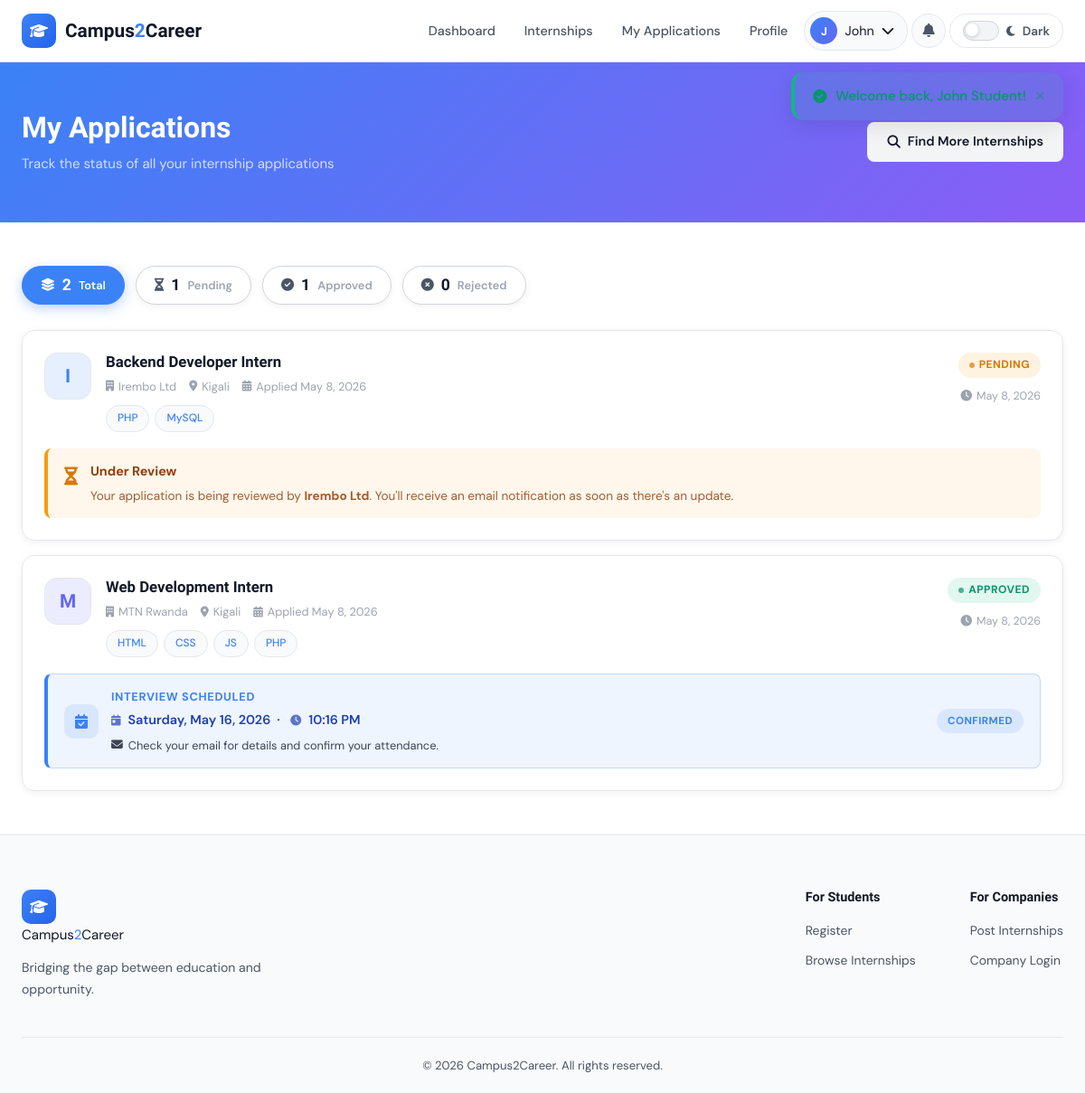
/views/student/applications.php (signed in), run on the app's committed database.
### tables this page shows
CREATE TABLE `applications` (
  `application_id` int(11) NOT NULL,
  `student_id` int(11) DEFAULT NULL,
  `internship_id` int(11) DEFAULT NULL,
  `status` enum('pending','approved','rejected') DEFAULT 'pending',
  `interview_date` datetime DEFAULT NULL,
  `interview_location` varchar(255) DEFAULT NULL,
  `interview_notes` text DEFAULT NULL,
  `applied_at` timestamp NOT NULL DEFAULT current_timestamp()
);

CREATE TABLE `companies` (
  `company_id` int(11) NOT NULL,
  `user_id` int(11) DEFAULT NULL,
  `company_name` varchar(100) DEFAULT NULL,
  `location` varchar(100) DEFAULT NULL,
  `description` longtext DEFAULT NULL,
  `website` varchar(255) DEFAULT NULL
);

CREATE TABLE `internships` (
  `internship_id` int(11) NOT NULL,
  `company_id` int(11) DEFAULT NULL,
  `title` varchar(150) NOT NULL,
  `description` longtext DEFAULT NULL,
  `responsibilities` longtext DEFAULT NULL,
  `expectations` longtext DEFAULT NULL,
  `internship_location` varchar(160) DEFAULT NULL,
  `requirements` longtext DEFAULT NULL,
  `created_at` timestamp NOT NULL DEFAULT current_timestamp()
);

### views/student/applications.php (the view, shortened to what this page needs)
<?php
$pdo        = getDBConnection();
$student_id = $_SESSION['role_id'];
$filterStatus = $_GET['status'] ?? 'all';
$params       = [$student_id];
$where        = "WHERE a.student_id = ?";
$stmt = $pdo->prepare("
    SELECT a.*, i.title, i.requirements, i.description,
           c.company_name, c.location
    FROM applications a
    JOIN internships i  ON i.internship_id  = a.internship_id
    JOIN companies  c  ON c.company_id      = i.company_id
    $where
    ORDER BY a.applied_at DESC
");
$stmt->execute($params);
$applications = $stmt->fetchAll();
$counts = $pdo->prepare(
    "SELECT status, COUNT(*) AS cnt FROM applications WHERE student_id = ? GROUP BY status"
);
$counts->execute([$student_id]);
$statusCounts = array_column($counts->fetchAll(), 'cnt', 'status');
$totalCount   = array_sum($statusCounts);
require_once '../../includes/header.php';
?>
<div class="page-banner">
    <div class="container">
        <div>
            <h1>My Applications</h1>
            <p>Track the status of all your internship applications</p>
        </div>
        <a href="internships.php" class="btn btn-light">
            <i class="fas fa-search"></i> Find More Internships
        </a>
    </div>
</div>
<section class="section-sm">
<div class="container">
    <div class="app-stats-strip">
        <?php
        $strip = [
            ['all',      'fas fa-layer-group',   $totalCount,                    'Total',    ''],
            ['pending',  'fas fa-hourglass-half', $statusCounts['pending']  ?? 0, 'Pending',  'yellow'],
            ['approved', 'fas fa-check-circle',   $statusCounts['approved'] ?? 0, 'Approved', 'green'],
            ['rejected', 'fas fa-times-circle',   $statusCounts['rejected'] ?? 0, 'Rejected', 'red'],
        ];
        foreach ($strip as [$val, $ico, $num, $lbl, $col]):
            $active = $filterStatus === $val;
        ?>
        <a href="?status=<?= $val ?>"
           class="app-stat-chip <?= $active ? 'app-stat-chip-active' : '' ?> <?= $col ? "app-stat-chip-$col" : '' ?>">
            <i class="<?= $ico ?>"></i>
            <span class="app-stat-num"><?= $num ?></span>
            <span class="app-stat-lbl"><?= $lbl ?></span>
        </a>
        <?php endforeach; ?>
    </div>
    <?php if (empty($applications)): ?>
    <div class="empty-state">
        <i class="fas fa-file-alt"></i>
        <h3>No applications <?= $filterStatus !== 'all' ? "with status \"$filterStatus\"" : 'yet' ?></h3>
        <p>Browse internships and apply to start your career journey!</p>
        <a href="internships.php" class="btn btn-blue mt-16">
            <i class="fas fa-search"></i> Browse Internships
        </a>
    </div>
    <?php else: ?>
    <div class="applicant-list">
        <?php foreach ($applications as $idx => $app):
            $initial = strtoupper(substr($app['company_name'], 0, 1));
            $colors  = ['#3B82F6','#6366F1','#8B5CF6','#10B981','#F59E0B','#EC4899'];
            $color   = $colors[$idx % count($colors)];
        ?>
        <div class="applicant-card">
            <div class="applicant-card-top">
                <div class="applicant-left">
                    <div class="app-company-logo" style="background:<?= $color ?>20;color:<?= $color ?>">
                        <?= $initial ?>
                    </div>
                    <div class="applicant-info">
                        <h3 class="applicant-name"><?= htmlspecialchars($app['title']) ?></h3>
                        <div class="applicant-meta">
                            <span><i class="fas fa-building"></i> <?= htmlspecialchars($app['company_name']) ?></span>
                            <span><i class="fas fa-map-marker-alt"></i> <?= htmlspecialchars($app['location']) ?></span>
                            <span><i class="fas fa-calendar-alt"></i> Applied <?= date('M j, Y', strtotime($app['applied_at'])) ?></span>
                        </div>
                        <?php if (!empty($app['requirements'])): ?>
                        <div class="ic-tags" style="margin-top:10px;">
                            <?php foreach (array_slice(explode(',', $app['requirements']), 0, 5) as $req): ?>
                                <span class="ic-tag"><?= htmlspecialchars(trim($req)) ?></span>
                            <?php endforeach; ?>
                        </div>
                        <?php endif; ?>
                    </div>
                </div>
                <div class="applicant-right">
                    <span class="badge badge-<?= $app['status'] ?>"><?= ucfirst($app['status']) ?></span>
                    <span class="applicant-date">
                        <i class="fas fa-clock"></i>
                        <?= date('M j, Y', strtotime($app['applied_at'])) ?>
                    </span>
                </div>
            </div>
            <?php if ($app['interview_date']): ?>
            <div class="interview-scheduled-banner">
                <div class="isb-icon"><i class="fas fa-calendar-check"></i></div>
                <div class="isb-body">
                    <div class="isb-title">Interview Scheduled</div>
                    <div class="isb-datetime">
                        <i class="fas fa-calendar-day"></i>
                        <?= date('l, F j, Y', strtotime($app['interview_date'])) ?>
                        &nbsp;·&nbsp;
                        <i class="fas fa-clock"></i>
                        <?= date('g:i A', strtotime($app['interview_date'])) ?>
                    </div>
                    <div class="isb-note">
                        <i class="fas fa-envelope"></i>
                        Check your email for details and confirm your attendance.
                    </div>
                </div>
                <div class="isb-badge">Confirmed</div>
            </div>
            <?php else: ?>
            <div class="app-status-banner app-status-pending">
                <div class="asb-icon"><i class="fas fa-hourglass-half"></i></div>
                <div class="asb-body">
                    <div class="asb-title">Under Review</div>
                    <div class="asb-text">
                        Your application is being reviewed by
                        <strong><?= htmlspecialchars($app['company_name']) ?></strong>.
                        You'll receive an email notification as soon as there's an update.
                    </div>
                </div>
            </div>
            <?php endif; ?>
        </div>
        <?php endforeach; ?>
    </div>
    <?php endif; ?>
</div>
</section>
<?php require_once '../../includes/footer.php'; ?>

### data on the page
applications: companies.company_name "I", internship.title "Backend Developer Intern", companies.company_name "Irembo Ltd", companies.location "Kigali", applied_at "May 8, 2026", internship.requirements "PHP", internship.requirements "MySQL", status "PENDING"
applications: companies.company_name "M", internship.title "Web Development Intern", companies.company_name "MTN Rwanda", companies.location "Kigali", applied_at "May 8, 2026", internship.requirements "HTML", internship.requirements "CSS", internship.requirements "JS", internship.requirements "PHP", status "APPROVED", interview_date "Saturday, May 16, 2026", interview_date "10:16 PM"

### other printed values
substr($currentUser['name'], 0, 1) "J"
explode(' ', $currentUser['name'])[0] "John"
$flash['message'] "Welcome back, John Student!"
$num "2"
$lbl "Total"
$num "1"
$lbl "Pending"
$lbl "Approved"
$num "0"
$lbl "Rejected"
